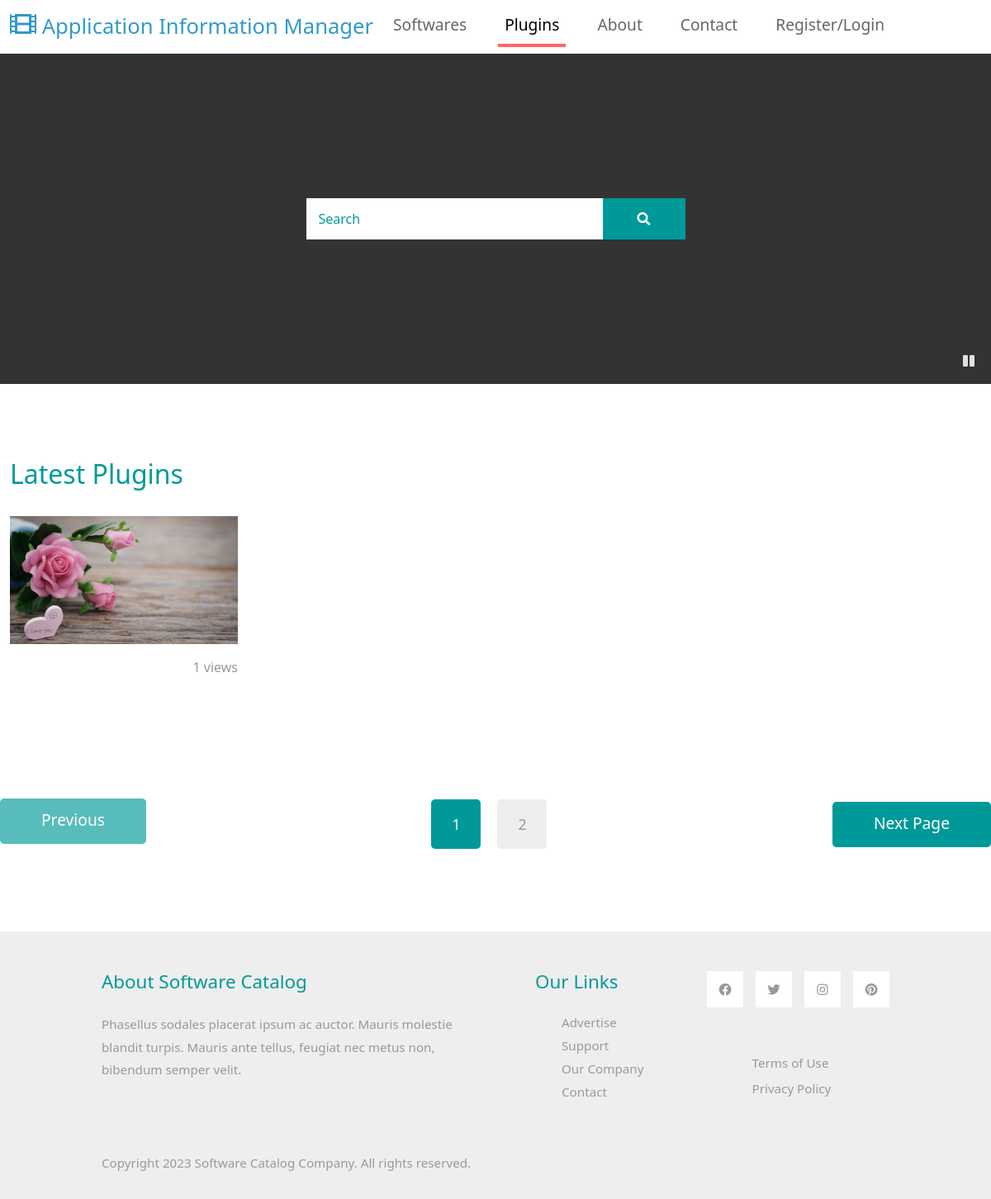
/catalog/plugins/, run on an earlier commit of the app's database.
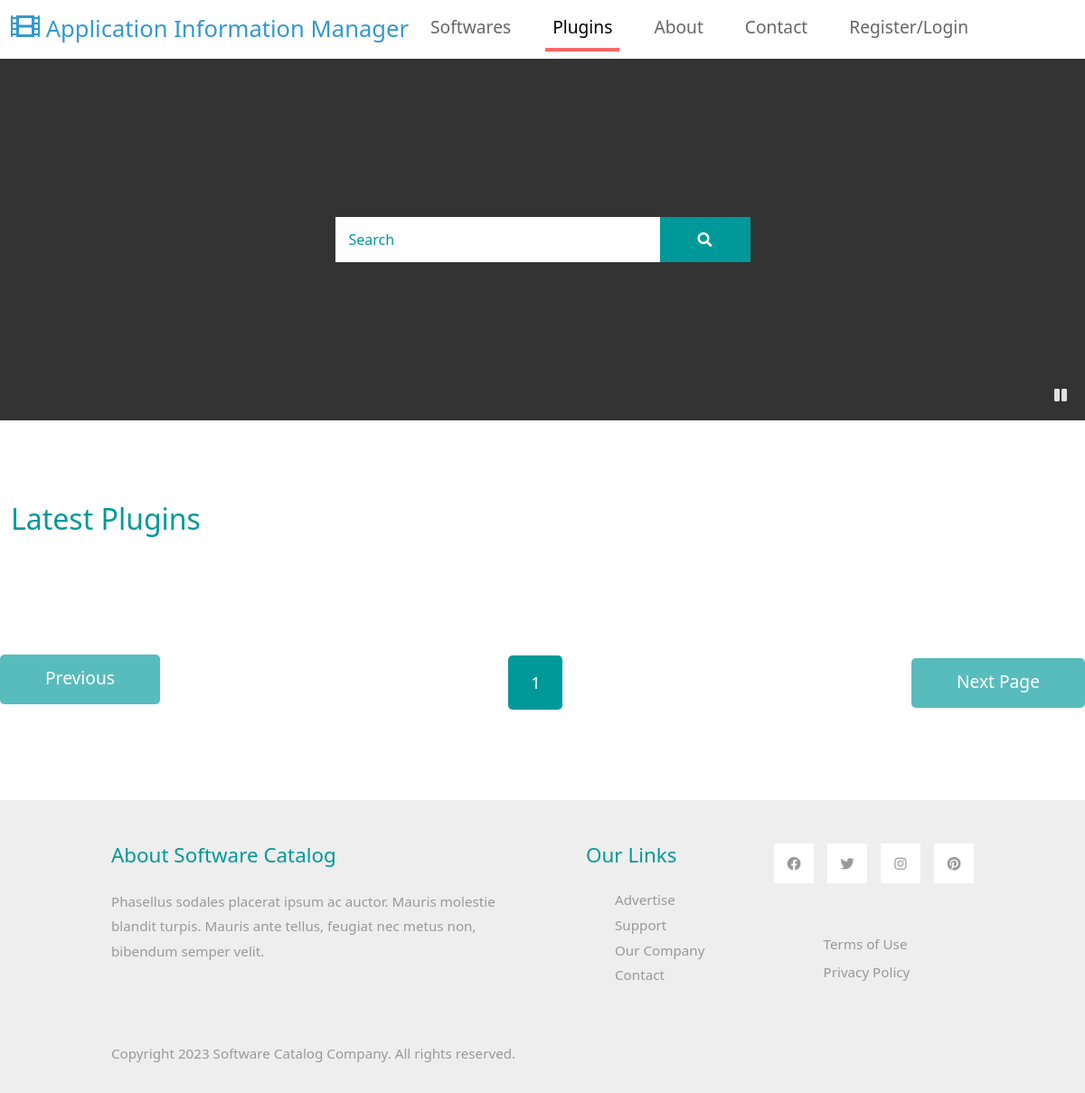
And on a later commit of the database.
### catalapp/models.py (models this page shows, shortened)
class Plugin(models.Model):
    name = models.CharField(max_length=255)
    images = models.ImageField(upload_to="plugin_images/")
    time_created = models.DateTimeField(auto_now_add=True)
    views = models.PositiveIntegerField(default=0)
    information = models.TextField()
    features = models.TextField()
    version = models.CharField(max_length=50)
    supported_systems = models.CharField(max_length=255)
    license = models.CharField(max_length=100)
    reviews = models.ManyToManyField("Review")

### catalapp/views.py (the view)
# urls.py: path("plugins/", views.plugins, name="plugins"),
def plugins(request):
    plugins = Plugin.objects.all()
    paginator = Paginator(plugins, per_page=1)
    page_number = request.GET.get("page")
    page_obj = paginator.get_page(page_number)
    return render(request, "plugins.html", {"page_obj": page_obj})

### catalapp/templates/plugins.html (shortened to what this page needs)
{% extends 'base.html' %}
{% load static %}
{% block content %}
<div class="tm-hero d-flex justify-content-center align-items-center" id="tm-video-container">
    <i id="tm-video-control-button" class="fas fa-pause"></i>
    <form class="d-flex position-absolute tm-search-form">
        <input class="form-control tm-search-input" type="search" placeholder="Search" aria-label="Search">
        <button class="btn btn-outline-success tm-search-btn" type="submit">
            <i class="fas fa-search"></i>
        </button>
    </form>
</div>
<div class="container-fluid tm-container-content tm-mt-60">
    <div class="row mb-4">
        <h2 class="col-6 tm-text-primary">
            Latest Plugins
        </h2>
    </div>
    <div class="row tm-mb-90 tm-gallery">
        {% for item in page_obj %}
        <div class="col-xl-3 col-lg-4 col-md-6 col-sm-6 col-12 mb-5">
            <figure class="effect-ming tm-video-item">
                <img src="{{ item.images.url }}" alt="Image" class="img-fluid">
                <figcaption class="d-flex align-items-center justify-content-center">
                </figcaption>
            </figure>
            <div class="d-flex justify-content-between tm-text-gray">
                <span>{{ item.views }} views</span>
            </div>
        </div>
        {% endfor %}
    </div>
</div>
<div class="row tm-mb-90">
    <div class="col-12 d-flex justify-content-between align-items-center tm-paging-col">
        {% if page_obj.has_previous %}
        <a href="?page={{ page_obj.previous_page_number }}" class="btn btn-primary tm-btn-prev mb-2">Previous</a>
        {% else %}
        <a href="javascript:void(0);" class="btn btn-primary tm-btn-prev mb-2 disabled">Previous</a>
        {% endif %}
        <div class="tm-paging d-flex">
            {% for num in page_obj.paginator.page_range %}
            {% if num == page_obj.number %}
            <a href="javascript:void(0);" class="active tm-paging-link">{{ num }}</a>
            {% else %}
            <a href="?page={{ num }}" class="tm-paging-link">{{ num }}</a>
            {% endif %}
            {% endfor %}
        </div>
        {% if page_obj.has_next %}
        <a href="?page={{ page_obj.next_page_number }}" class="btn btn-primary tm-btn-next">Next Page</a>
        {% else %}
        <a href="javascript:void(0);" class="btn btn-primary tm-btn-next disabled">Next Page</a>
        {% endif %}
    </div>
</div>
{% endblock %}

### catalapp/templates/base.html (shortened to what this page needs)
{% load static %}
<!DOCTYPE html>
<html lang="en">
<head>
    <link rel="stylesheet" type="text/css" href="{% static 'catalapp/css/bootstrap.min.css' %}">
    <link rel="stylesheet" type="text/css" href="{% static 'catalapp/css/templatemo-style.css' %}">
    <link rel="stylesheet" type="text/css" href="{% static 'catalapp/fontawesome/css/all.min.css' %}">
</head>
<body>
    <nav class="navbar navbar-expand-lg">
        <div class="container-fluid">
            <a class="navbar-brand" href="{% url 'catalapp:home' %}">
                <i class="fas fa-film mr-2"></i>
                Application Information Manager
            </a>
            <div class="collapse navbar-collapse" id="navbarSupportedContent">
                <ul class="navbar-nav ml-auto mb-2 mb-lg-0">
                    <li class="nav-item">
                        <a class="nav-link nav-link-1" href="{% url 'catalapp:home' %}">Softwares</a>
                    </li>
                    <li class="nav-item">
                        <a class="nav-link nav-link-2" href="{% url 'catalapp:plugins' %}">Plugins</a>
                    </li>
                    <li class="nav-item">
                        <a class="nav-link nav-link-3" href="{% url 'catalapp:about' %}">About</a>
                    </li>
                    <li class="nav-item">
                        <a class="nav-link nav-link-4" href="{% url 'catalapp:contact' %}">Contact</a>
                    </li>
                    {% if user.is_authenticated %}
                    <li class="nav-item"><a class="nav-link nav-link-4" href="{% url 'catalapp:profile' %}">Profile</a>
                    </li>
                    <li class="nav-item"><a class="nav-link nav-link-4" href="{% url 'catalapp:logout' %}">Logout</a>
                    </li>
                    {% else %}
                    <li class="nav-item"><a class="nav-link nav-link-4"
                            href="{% url 'catalapp:login' %}">Register/Login</a></li>
                    {% endif %}
                </ul>
            </div>
        </div>
    </nav>
    {% block content %}
    {% endblock %}
    {% block footer %}
    <footer class="tm-bg-gray pt-5 pb-3 tm-text-gray tm-footer">
        <div class="container-fluid tm-container-small">
            <div class="row">
                <div class="col-lg-6 col-md-12 col-12 px-5 mb-5">
                    <h3 class="tm-text-primary mb-4 tm-footer-title">About Software Catalog</h3>
                    <p>Phasellus sodales placerat ipsum ac auctor. Mauris molestie blandit turpis. Mauris ante
                        tellus,
                        feugiat nec metus non, bibendum semper velit.</p>
                </div>
                <div class="col-lg-3 col-md-6 col-sm-6 col-12 px-5 mb-5">
                    <h3 class="tm-text-primary mb-4 tm-footer-title">Our Links</h3>
                    <ul class="tm-footer-links pl-0">
                        <li><a href="#">Advertise</a></li>
                        <li><a href="#">Support</a></li>
                        <li><a href="#">Our Company</a></li>
                        <li><a href="#">Contact</a></li>
                    </ul>
                </div>
                <div class="col-lg-3 col-md-6 col-sm-6 col-12 px-5 mb-5">
                    <ul class="tm-social-links d-flex justify-content-end pl-0 mb-5">
                        <li class="mb-2"><a href="https://facebook.com"><i class="fab fa-facebook"></i></a></li>
                        <li class="mb-2"><a href="https://twitter.com"><i class="fab fa-twitter"></i></a></li>
                        <li class="mb-2"><a href="https://instagram.com"><i class="fab fa-instagram"></i></a></li>
                        <li class="mb-2"><a href="https://pinterest.com"><i class="fab fa-pinterest"></i></a></li>
                    </ul>
                    <a href="#" class="tm-text-gray text-right d-block mb-2">Terms of Use</a>
                    <a href="#" class="tm-text-gray text-right d-block">Privacy Policy</a>
                </div>
            </div>
            <div class="row">
                <div class="col-lg-8 col-md-7 col-12 px-5 mb-3">
                    Copyright 2023 Software Catalog Company. All rights reserved.
                </div>
            </div>
        </div>
    </footer>
    {% endblock %}
</body>
</html>

### catalapp/static/catalapp/css/templatemo-style.css (style rules this page uses)
p { line-height: 1.8; }
a { text-decoration: none; transition: all 0.3s ease; }
.container-fluid { max-width: 1770px; }
.tm-container-small { max-width: 1050px; }
.btn { border-radius: 0; }
.btn-primary { background-color: #009999; border: 0; border-radius: 5px; padding: 12px 50px 14px; font-size: 1.2rem; }
.btn-primary.disabled, .btn-primary:disabled { background-color: #009999; pointer-events: all; cursor: not-allowed; }
.form-control { padding: 10px 20px; width: 100%; height: auto; }
.navbar-brand { color: #3399CC; font-size: 1.6rem; }
.navbar-brand i { font-size: 2rem; }
.tm-hero { min-height: 200px; background: transparent; }
.tm-mt-60 { margin-top: 60px; }
.tm-mb-90 { margin-bottom: 90px; }
.tm-text-primary { color: #009999; }
.tm-bg-gray { background-color: #EEEEEE; }
.nav-item { margin-right: 30px; }
.nav-item:last-child { margin-right: 0; }
.nav-link { color: #666666; border-bottom: 4px solid transparent; font-size: 1.2rem; }
.nav-link-2.active, .nav-link-2:hover { border-color: #FF6666; }
.tm-search-input { width: 360px; border-radius: 0; padding: 12px 15px; color: #009999; border: none; }
.tm-search-input::placeholder { color: #009999; opacity: 1; }
.tm-search-btn { color: white; background-color: #009999; border: none; width: 100px; height: 50px; margin-left: -1px; }
p, .tm-text-gray { color: #999; }
.tm-paging-link { display: flex; justify-content: center; align-items: center; width: 60px; height: 60px; font-size: 1.1rem; color: #999; background-color: #EEEEEE; margin: 10px; border-radius: 5px; text-decoration: none; transition: all 0.3s ease; }
.tm-paging-link:hover, .tm-paging-link.active { background-color: #009999; color: #fff; }
.tm-footer-links li { list-style: none; margin-bottom: 5px; }
.tm-footer-links li a { color: #999999; }
.tm-social-links li { list-style: none; margin-right: 15px; }
.tm-social-links li:last-child { margin-right: 0; }
.tm-social-links li a { color: #999999; width: 44px; height: 44px; display: flex; background-color: #fff; align-items: center; justify-content: center; }
.tm-footer { font-size: 0.95rem; }
.tm-footer-title { font-size: 1.4rem; }
#tm-video-container { max-height: 400px; overflow: hidden; background-color: #333; margin-bottom: 90px; position: relative; }
#tm-video-control-button { position: absolute; bottom: 20px; right: 20px; z-index: 1000; color: #e1e1e1; }
.form-control, input:-internal-autofill-selected, select:not([multiple]) { color: #009999 !important; }
.form-control::placeholder { color: #009999; opacity: 1; }

What changed in the data, as far as the page shows it:
removed Plugin: images (picture), views "1"
Also different on the page:
list line gone: "2"
